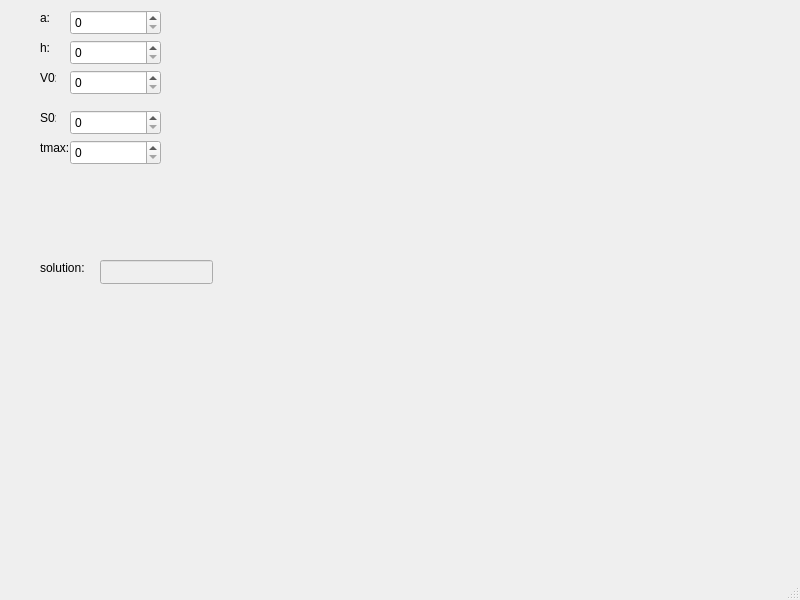
<?xml version="1.0" encoding="UTF-8"?>
<ui version="4.0">
 <class>MainWindow</class>
 <widget class="QMainWindow" name="MainWindow">
  <property name="geometry">
   <rect>
    <x>0</x>
    <y>0</y>
    <width>800</width>
    <height>600</height>
   </rect>
  </property>
  <property name="windowTitle">
   <string>MainWindow</string>
  </property>
  <widget class="QWidget" name="centralwidget">
   <widget class="QLabel" name="label">
    <property name="geometry">
     <rect>
      <x>40</x>
      <y>10</y>
      <width>16</width>
      <height>16</height>
     </rect>
    </property>
    <property name="text">
     <string>a:</string>
    </property>
   </widget>
   <widget class="QLabel" name="label_2">
    <property name="geometry">
     <rect>
      <x>40</x>
      <y>40</y>
      <width>16</width>
      <height>16</height>
     </rect>
    </property>
    <property name="text">
     <string>h:</string>
    </property>
   </widget>
   <widget class="QLabel" name="label_3">
    <property name="geometry">
     <rect>
      <x>40</x>
      <y>70</y>
      <width>16</width>
      <height>16</height>
     </rect>
    </property>
    <property name="text">
     <string>V0:</string>
    </property>
   </widget>
   <widget class="QLabel" name="label_4">
    <property name="geometry">
     <rect>
      <x>40</x>
      <y>110</y>
      <width>16</width>
      <height>16</height>
     </rect>
    </property>
    <property name="text">
     <string>S0:</string>
    </property>
   </widget>
   <widget class="QLabel" name="label_5">
    <property name="geometry">
     <rect>
      <x>40</x>
      <y>140</y>
      <width>31</width>
      <height>16</height>
     </rect>
    </property>
    <property name="text">
     <string>tmax:</string>
    </property>
   </widget>
   <widget class="QLabel" name="label_6">
    <property name="geometry">
     <rect>
      <x>40</x>
      <y>260</y>
      <width>49</width>
      <height>16</height>
     </rect>
    </property>
    <property name="text">
     <string>solution:</string>
    </property>
   </widget>
   <widget class="QSpinBox" name="a_spin">
    <property name="geometry">
     <rect>
      <x>70</x>
      <y>10</y>
      <width>91</width>
      <height>25</height>
     </rect>
    </property>
   </widget>
   <widget class="QSpinBox" name="h_spin">
    <property name="geometry">
     <rect>
      <x>70</x>
      <y>40</y>
      <width>91</width>
      <height>25</height>
     </rect>
    </property>
   </widget>
   <widget class="QSpinBox" name="V0_spin">
    <property name="geometry">
     <rect>
      <x>70</x>
      <y>70</y>
      <width>91</width>
      <height>25</height>
     </rect>
    </property>
   </widget>
   <widget class="QSpinBox" name="S0_spin">
    <property name="geometry">
     <rect>
      <x>70</x>
      <y>110</y>
      <width>91</width>
      <height>25</height>
     </rect>
    </property>
   </widget>
   <widget class="QSpinBox" name="tmax_spin">
    <property name="geometry">
     <rect>
      <x>70</x>
      <y>140</y>
      <width>91</width>
      <height>25</height>
     </rect>
    </property>
   </widget>
   <widget class="QLineEdit" name="sol_edit">
    <property name="enabled">
     <bool>false</bool>
    </property>
    <property name="geometry">
     <rect>
      <x>100</x>
      <y>260</y>
      <width>113</width>
      <height>24</height>
     </rect>
    </property>
    <property name="readOnly">
     <bool>true</bool>
    </property>
   </widget>
  </widget>
  <widget class="QMenuBar" name="menubar">
   <property name="geometry">
    <rect>
     <x>0</x>
     <y>0</y>
     <width>800</width>
     <height>21</height>
    </rect>
   </property>
  </widget>
  <widget class="QStatusBar" name="statusbar"/>
 </widget>
 <resources/>
 <connections/>
</ui>
